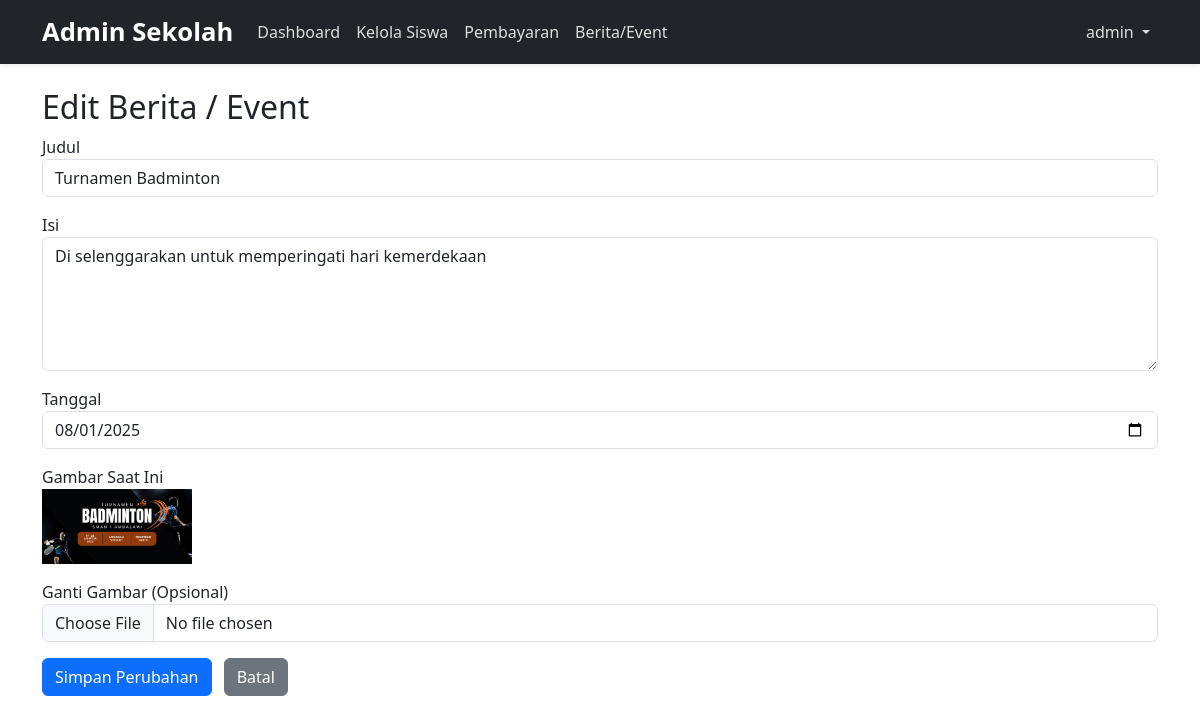
The app's page /admin/edit_berita.php?id=3 (signed in) with its own data.
### tables this page shows
CREATE TABLE `berita` (
  `id` int(11) NOT NULL,
  `judul` varchar(255) NOT NULL,
  `isi` text NOT NULL,
  `tanggal` date NOT NULL,
  `gambar` varchar(255) DEFAULT NULL
);

### admin/edit_berita.php (the view, shortened to what this page needs)
<?php
require_once '../db.php';
$id = $_GET['id'] ?? null;
$stmt = $conn->prepare("SELECT * FROM berita WHERE id = ?");
$stmt->bind_param("i", $id);
$stmt->execute();
$result = $stmt->get_result();
$berita = $result->fetch_assoc();
function isActive($file) {
  return basename($_SERVER['PHP_SELF']) === $file ? 'active' : '';
}
?>
<!DOCTYPE html>
<html lang="id">
<head>
  <link href="https://cdn.jsdelivr.net/npm/bootstrap@5.3.0/dist/css/bootstrap.min.css" rel="stylesheet">
</head>
<body>
<nav class="navbar navbar-expand-lg navbar-dark bg-dark shadow-sm">
  <div class="container">
    <a class="navbar-brand" href="dashboard.php">Admin Sekolah</a>
    <div class="collapse navbar-collapse" id="navbarAdmin">
      <ul class="navbar-nav me-auto mb-2 mb-lg-0">
        <li class="nav-item"><a class="nav-link <?= isActive('dashboard.php') ?>" href="dashboard.php">Dashboard</a></li>
        <li class="nav-item"><a class="nav-link <?= isActive('kelola_siswa.php') ?>" href="kelola_siswa.php">Kelola Siswa</a></li>
        <li class="nav-item"><a class="nav-link <?= isActive('verifikasi_pembayaran.php') ?>" href="verifikasi_pembayaran.php">Pembayaran</a></li>
        <li class="nav-item"><a class="nav-link <?= isActive('kelola_berita.php') ?>" href="kelola_berita.php">Berita/Event</a></li>
      </ul>
      <ul class="navbar-nav ms-auto">
        <li class="nav-item dropdown">
          <a class="nav-link dropdown-toggle" href="#" id="adminDropdown" role="button" data-bs-toggle="dropdown" aria-expanded="false">
            <?= htmlspecialchars($_SESSION['user']['username']) ?>
          </a>
        </li>
      </ul>
    </div>
  </div>
</nav>
<div class="container mt-4">
  <h2>Edit Berita / Event</h2>
  <form method="POST" enctype="multipart/form-data">
    <div class="mb-3">
      <label>Judul</label>
      <input type="text" name="judul" class="form-control" value="<?= htmlspecialchars($berita['judul']) ?>" required>
    </div>
    <div class="mb-3">
      <label>Isi</label>
      <textarea name="isi" class="form-control" rows="5" required><?= htmlspecialchars($berita['isi']) ?></textarea>
    </div>
    <div class="mb-3">
      <label>Tanggal</label>
      <input type="date" name="tanggal" class="form-control" value="<?= $berita['tanggal'] ?>" required>
    </div>
    <div class="mb-3">
      <label>Gambar Saat Ini</label><br>
      <?php if ($berita['gambar']): ?>
        <img src="../uploads/<?= $berita['gambar'] ?>" alt="Gambar" style="max-width: 150px;">
      <?php else: ?>
        <p>Tidak ada gambar</p>
      <?php endif; ?>
    </div>
    <div class="mb-3">
      <label>Ganti Gambar (Opsional)</label>
      <input type="file" name="gambar" class="form-control" accept="image/jpeg,image/png">
    </div>
    <button type="submit" class="btn btn-primary">Simpan Perubahan</button>
    <a href="kelola_berita.php" class="btn btn-secondary ms-2">Batal</a>
  </form>
</div>
</body>
</html>

### admin/edit_berita.php (style rules this page uses)
.navbar-brand { font-weight: bold; font-size: 1.6rem; color: #fff; }
.nav-link { color: #ddd; }

### records on screen
berita: judul "Turnamen Badminton", isi "Di selenggarakan untuk memperingati hari kemerdekaan", tanggal "08/01/2025", gambar (picture)

### other values on screen
$_SESSION['user']['username'] "admin"
